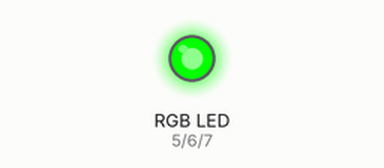
The sketch below on a simulated Arduino Uno, built with avr-gcc and run on an emulated ATmega328P. On the bench: an RGB LED mixed from three pins (HIGH = lit).

Above: at 0.05 s.
At 2.05 s:
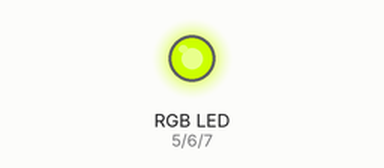
At 4.15 s:
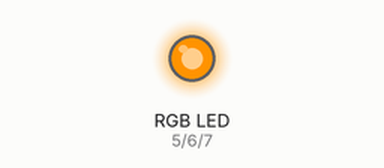
At 8.25 s:
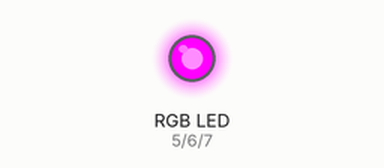
At 12.35 s:
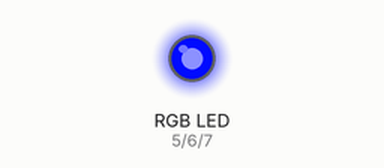
At 16.55 s:
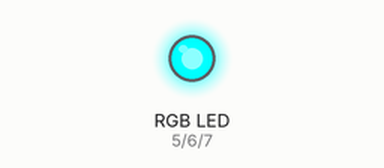
Timing chart, 0 to 23.9 s (numbered marks = the images above):
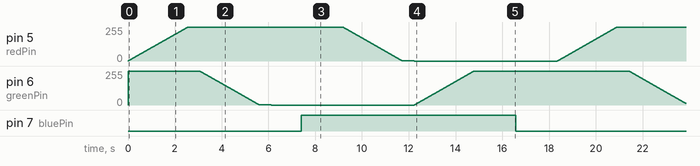

The sketch:

sketch_oct17a.ino
```cpp
int redPin = 5;
int greenPin = 6;
int bluePin = 7;


//uncomment this line if using a Common Anode LED
//#define COMMON_ANODE

void setup()
{
  pinMode(redPin, OUTPUT);
  pinMode(greenPin, OUTPUT);
  pinMode(bluePin, OUTPUT);
}

void loop()
{
  for(int i = 0; i < 255; i++)
  {
    setColor(i, 255, 0);  // red
    delay(10);
  }

  delay(500);

  for(int i = 255; i > 0; i--)
  {
    setColor(255, i, 0);  // red
    delay(10);
  }

   delay(500);

  for(int i = 0; i < 255; i++)
  {
    setColor(255, 0, i);  // red
    delay(10);
  }

  delay(500);

  for(int i = 255; i > 0; i--)
  {
    setColor(i, 0, 255);
    delay(10);
  }

  delay(500);

  for(int i = 0; i < 255; i++)
  {
    setColor(0, i, 255);  // red
    delay(10);
  }

  delay(500);

  for(int i = 255; i > 0; i--)
  {
    setColor(0, 255, i);
    delay(10);
  }

  delay(500);


}

void setColor(int red, int green, int blue)
{
  #ifdef COMMON_ANODE
    red = 255 - red;
    green = 255 - green;
    blue = 255 - blue;
  #endif
  analogWrite(redPin, red);
  analogWrite(greenPin, green);
  analogWrite(bluePin, blue);
}
```

Measured:
- by itself, pin 7 (bluePin): alternates HIGH for 9.2 s and LOW for 9.2 s
